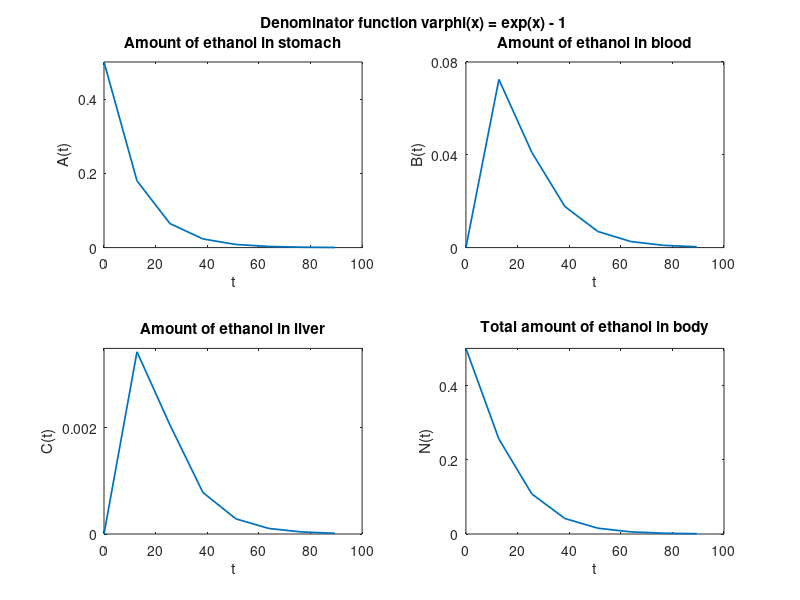
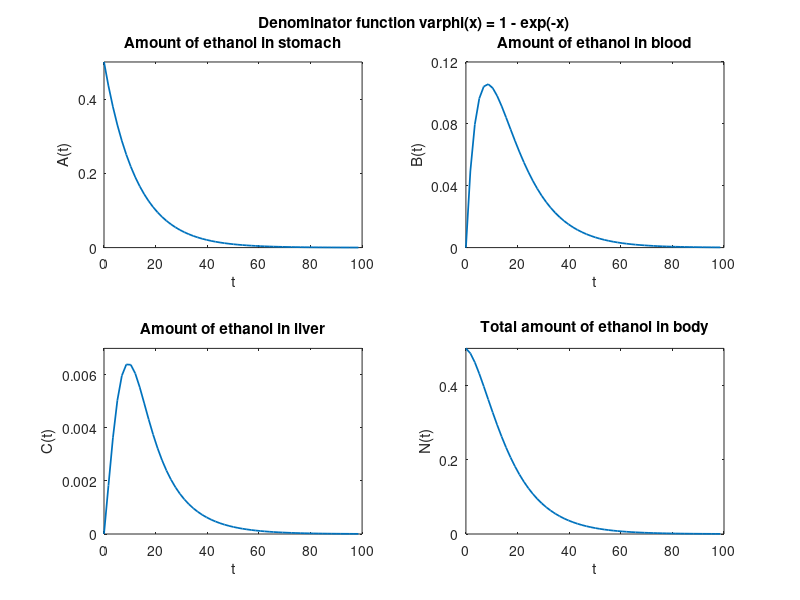
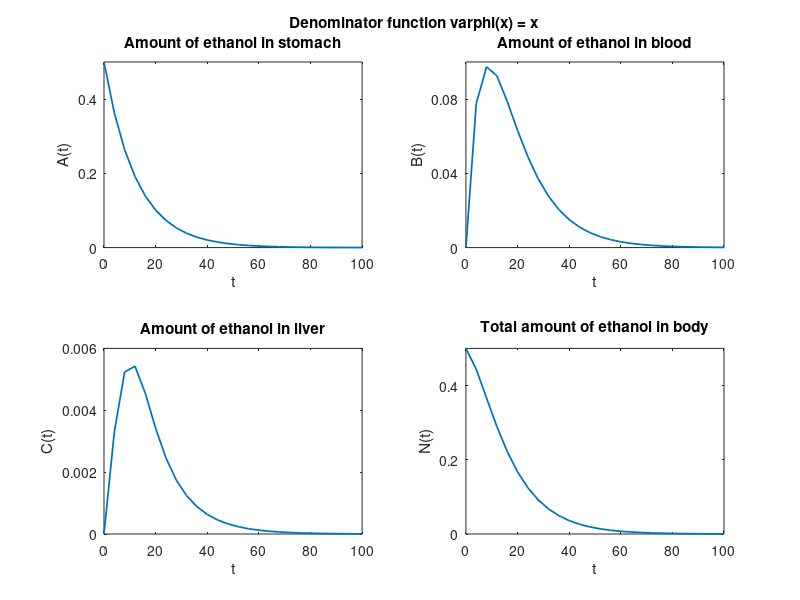

Here is the MATLAB script that generated these plots, in order:
% Example 01: Equilibrium State Of Ethanol Metabolism Model

% Step 01: Definition Of Problem Parameters

% Constant Problem Parameters

a = 0.08;
b = 0.20;
c = 0.05;
d = 0.01;

% Time Vector

varphi_1  = @(x) exp(x) - 1;
varphi_2  = @(x) 1 - exp(-x);
varphi_3  = @(x) x;
T         = 100;
h_1_tilde = 2;
h_1       = varphi_1(h_1_tilde);
h_2_tilde = 2;
h_2       = varphi_2(h_2_tilde);
h_3_tilde = 2;
h_3       = varphi_3(h_3_tilde);
t_1       = (0:h_1:T)';
t_2       = (0:h_2:T)';
t_3       = (0:h_3:T)';

% Initialize Solution Vectors

A_1 = zeros(length(t_1),1);
B_1 = zeros(length(t_1),1);
C_1 = zeros(length(t_1),1);
A_2 = zeros(length(t_2),1);
B_2 = zeros(length(t_2),1);
C_2 = zeros(length(t_2),1);
A_3 = zeros(length(t_3),1);
B_3 = zeros(length(t_3),1);
C_3 = zeros(length(t_3),1);

% Initial Conditions

A_1(1) = 0.5;
B_1(1) = 0;
C_1(1) = 0;
A_2(1) = 0.5;
B_2(1) = 0;
C_2(1) = 0;
A_3(1) = 0.5;
B_3(1) = 0;
C_3(1) = 0;

% Step 02: Computations

A_1 = A_1(1).*exp(-a*t_1);
A_2 = A_2(1).*exp(-a*t_2);
A_3 = A_3(1).*exp(-a*t_3);

for j = 1:1:(length(t_1)-1)
  h = t_1(j+1) - t_1(j);
  C_1(j+1) = C_1(j)/(1 + (h*b)/(1 + h*b) + (h*c)/(d+C_1(j))) + (h*b*B_1(j) + h^2*a*b*A_1(j+1))/((1 + (h*b)/(1 + h*b) + (h*c)/(d+C_1(j))) * (1 + h*b));
  B_1(j+1) = (B_1(j) + h*a*A_1(j+1) + h*b*C_1(j+1))/(1 + h*b);
endfor

for j = 1:1:(length(t_2)-1)
  h = t_2(j+1) - t_2(j);
  C_2(j+1) = C_2(j)/(1 + (h*b)/(1 + h*b) + (h*c)/(d+C_2(j))) + (h*b*B_2(j) + h^2*a*b*A_2(j+1))/((1 + (h*b)/(1 + h*b) + (h*c)/(d+C_2(j))) * (1 + h*b));
  B_2(j+1) = (B_2(j) + h*a*A_2(j+1) + h*b*C_2(j+1))/(1 + h*b);
endfor

for j = 1:1:(length(t_3)-1)
  h = t_3(j+1) - t_3(j);
  C_3(j+1) = C_3(j)/(1 + (h*b)/(1 + h*b) + (h*c)/(d+C_3(j))) + (h*b*B_3(j) + h^2*a*b*A_3(j+1))/((1 + (h*b)/(1 + h*b) + (h*c)/(d+C_3(j))) * (1 + h*b));
  B_3(j+1) = (B_3(j) + h*a*A_3(j+1) + h*b*C_3(j+1))/(1 + h*b);
endfor

% Step 03: Plots Of Solution Components

figure(1)

hold on

s1 = subplot(2,2,1);
plot(t_1(1:2:end),A_1(1:2:end),'linewidth',1.25);
set(s1,'title','Amount of ethanol in stomach');
xlabel('t');
ylabel('A(t)');
yticks([0 0.2 0.4 0.6]);

s2 = subplot(2,2,2);
plot(t_1(1:2:end),B_1(1:2:end),'linewidth',1.25);
set(s2,'title','Amount of ethanol in blood');
xlabel('t');
ylabel('B(t)');
yticks([0 0.04 0.08 0.12]);

s3 = subplot(2,2,3);
plot(t_1(1:2:end),C_1(1:2:end),'linewidth',1.25);
set(s3,'title','Amount of ethanol in liver');
xlabel('t');
ylabel('C(t)');
yticks([0 0.002 0.004 0.006]);

s4 = subplot(2,2,4);
plot(t_1(1:2:end),A_1(1:2:end)+B_1(1:2:end)+C_1(1:2:end),'linewidth',1.25);
set(s4,'title','Total amount of ethanol in body');
xlabel('t');
ylabel('N(t)');
yticks([0 0.2 0.4 0.6]);

S = axes('visible','off','title','Denominator function varphi(x) = exp(x) - 1');

hold off

figure(2)

hold on

s1 = subplot(2,2,1);
plot(t_2(1:2:end),A_2(1:2:end),'linewidth',1.25);
set(s1,'title','Amount of ethanol in stomach');
xlabel('t');
ylabel('A(t)');
yticks([0 0.2 0.4 0.6]);

s2 = subplot(2,2,2);
plot(t_2(1:2:end),B_2(1:2:end),'linewidth',1.25);
set(s2,'title','Amount of ethanol in blood');
xlabel('t');
ylabel('B(t)');
yticks([0 0.04 0.08 0.12]);

s3 = subplot(2,2,3);
plot(t_2(1:2:end),C_2(1:2:end),'linewidth',1.25);
set(s3,'title','Amount of ethanol in liver');
xlabel('t');
ylabel('C(t)');
yticks([0 0.002 0.004 0.006]);

s4 = subplot(2,2,4);
plot(t_2(1:2:end),A_2(1:2:end)+B_2(1:2:end)+C_2(1:2:end),'linewidth',1.25);
set(s4,'title','Total amount of ethanol in body');
xlabel('t');
ylabel('N(t)');
yticks([0 0.2 0.4 0.6]);

S = axes('visible','off','title','Denominator function varphi(x) = 1 - exp(-x)');

hold off

figure(3)

hold on

s1 = subplot(2,2,1);
plot(t_3(1:2:end),A_3(1:2:end),'linewidth',1.25);
set(s1,'title','Amount of ethanol in stomach');
xlabel('t');
ylabel('A(t)');
yticks([0 0.2 0.4 0.6]);

s2 = subplot(2,2,2);
plot(t_3(1:2:end),B_3(1:2:end),'linewidth',1.25);
set(s2,'title','Amount of ethanol in blood');
xlabel('t');
ylabel('B(t)');
yticks([0 0.04 0.08 0.12]);

s3 = subplot(2,2,3);
plot(t_3(1:2:end),C_3(1:2:end),'linewidth',1.25);
set(s3,'title','Amount of ethanol in liver');
xlabel('t');
ylabel('C(t)');
yticks([0 0.002 0.004 0.006]);

s4 = subplot(2,2,4);
plot(t_3(1:2:end),A_3(1:2:end)+B_3(1:2:end)+C_3(1:2:end),'linewidth',1.25);
set(s4,'title','Total amount of ethanol in body');
xlabel('t');
ylabel('N(t)');
yticks([0 0.2 0.4 0.6]);

S = axes('visible','off','title','Denominator function varphi(x) = x');

hold off
